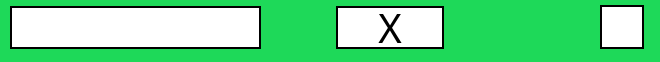
       <widget class="QWidget" name="key14" native="true">
        <property name="sizePolicy">
         <sizepolicy hsizetype="Preferred" vsizetype="Fixed">
          <horstretch>0</horstretch>
          <verstretch>0</verstretch>
         </sizepolicy>
        </property>
        <property name="minimumSize">
         <size>
          <width>0</width>
          <height>55</height>
         </size>
        </property>
        <property name="maximumSize">
         <size>
          <width>16777215</width>
          <height>90</height>
         </size>
        </property>
        <property name="cursor">
         <cursorShape>PointingHandCursor</cursorShape>
        </property>
        <property name="styleSheet">
         <string notr="true">background-color: rgb(30, 217, 89);
</string>
        </property>
        <widget class="QLineEdit" name="game_command14">
         <property name="geometry">
          <rect>
           <x>10</x>
           <y>6</y>
           <width>251</width>
           <height>43</height>
          </rect>
         </property>
         <property name="sizePolicy">
          <sizepolicy hsizetype="Expanding" vsizetype="Preferred">
           <horstretch>0</horstretch>
           <verstretch>0</verstretch>
          </sizepolicy>
         </property>
         <property name="minimumSize">
          <size>
           <width>0</width>
           <height>43</height>
          </size>
         </property>
         <property name="maximumSize">
          <size>
           <width>16777215</width>
           <height>16777215</height>
          </size>
         </property>
         <property name="font">
          <font>
           <family>Berlin Sans FB</family>
           <pointsize>20</pointsize>
          </font>
         </property>
         <property name="styleSheet">
          <string notr="true">background-color: rgb(255, 255, 255);
color: rgb(0, 0, 0);
border-style: solid;
border-width: 2px;
border-color: black;</string>
         </property>
         <property name="inputMask">
          <string notr="true"/>
         </property>
         <property name="maxLength">
          <number>16</number>
         </property>
        </widget>
        <widget class="QLabel" name="key_14_name">
         <property name="geometry">
          <rect>
           <x>336</x>
           <y>6</y>
           <width>108</width>
           <height>43</height>
          </rect>
         </property>
         <property name="font">
          <font>
           <family>Berlin Sans FB</family>
           <pointsize>30</pointsize>
          </font>
         </property>
         <property name="styleSheet">
          <string notr="true">background-color: rgb(255, 255, 255);
border-style: solid;
border-width: 2px;
border-color: black;</string>
         </property>
         <property name="text">
          <string>X</string>
         </property>
         <property name="alignment">
          <set>Qt::AlignCenter</set>
         </property>
        </widget>
        <widget class="QCheckBox" name="checkBoxX">
         <property name="geometry">
          <rect>
           <x>600</x>
           <y>2</y>
           <width>51</width>
           <height>51</height>
          </rect>
         </property>
         <property name="styleSheet">
          <string notr="true">QCheckBox::indicator {
     width: 40px;
     height: 40px;
	border-style: solid;
    border-width: 2px;
    border-color: black;
}

QCheckBox::indicator:checked {
  background-color: rgb(7, 113, 240);
}
QCheckBox::indicator:unchecked {
    background-color: rgb(255, 255, 255);
}

</string>
         </property>
         <property name="text">
          <string/>
         </property>
         <property name="iconSize">
          <size>
           <width>23</width>
           <height>28</height>
          </size>
         </property>
         <property name="checkable">
          <bool>true</bool>
         </property>
        </widget>
       </widget>
